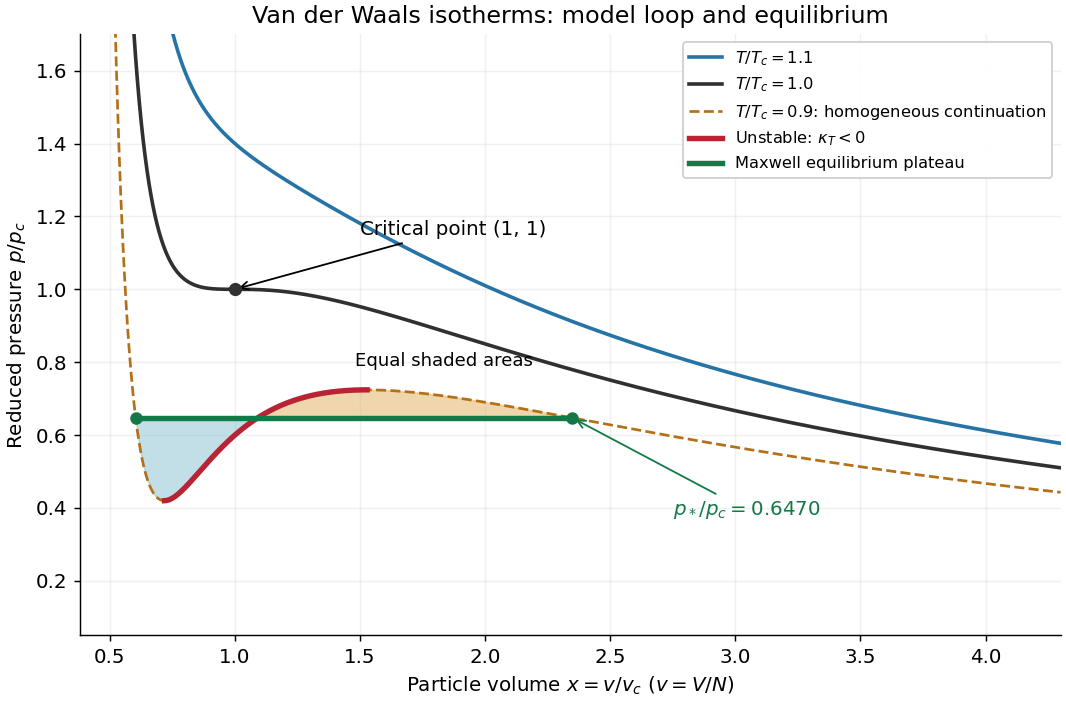

Source code (Python):
"""Plot particle-volume van der Waals isotherms; run from _media.

Tested with Python 3.14, NumPy 2.3.5 and Matplotlib 3.10.7.
All curves are model calculations, never fitted experimental data.
"""

from pathlib import Path

import matplotlib.pyplot as plt
import numpy as np


def pressure(volume, temperature):
    return 8 * temperature / (3 * volume - 1) - 3 / volume**2


def slope(volume, temperature):
    return -24 * temperature / (3 * volume - 1)**2 + 6 / volume**3


def spinodals(temperature):
    roots = np.roots([4 * temperature, -9, 6, -1])
    physical = sorted(r.real for r in roots if abs(r.imag) < 1e-8 and r.real > 1 / 3)
    if len(physical) != 2:
        raise ValueError("Two physical spinodals require 0 < reduced T < 1")
    return np.array(physical)


def physical_roots(p, temperature):
    roots = np.roots([3 * p, -(p + 8 * temperature), 9, -3])
    physical = sorted(r.real for r in roots if abs(r.imag) < 1e-8 and r.real > 1 / 3)
    if len(physical) != 3:
        raise ValueError("Coexistence requires three real roots above the pole")
    return np.array(physical)


def area(p, temperature, roots):
    liquid, _, gas = roots
    return (8 * temperature / 3 * np.log((3 * gas - 1) / (3 * liquid - 1))
            + 3 * (1 / gas - 1 / liquid) - p * (gas - liquid))


def coexistence(temperature):
    low_v, high_v = spinodals(temperature)
    low_p = max(0.0, pressure(low_v, temperature))
    high_p = pressure(high_v, temperature)
    margin = (high_p - low_p) * 1e-9
    low_p += margin
    high_p -= margin
    assert area(low_p, temperature, physical_roots(low_p, temperature)) > 0
    assert area(high_p, temperature, physical_roots(high_p, temperature)) < 0
    for _ in range(80):
        mid = (low_p + high_p) / 2
        roots = physical_roots(mid, temperature)
        if area(mid, temperature, roots) > 0:
            low_p = mid
        else:
            high_p = mid
    p = (low_p + high_p) / 2
    roots = physical_roots(p, temperature)
    assert abs(area(p, temperature, roots)) < 2e-11
    assert np.max(abs(pressure(roots, temperature) - p)) < 2e-10
    assert np.all(roots > 1 / 3)
    return p, roots


def main():
    plt.rcParams.update({"font.size": 11, "axes.spines.top": False, "axes.spines.right": False})
    fig, ax = plt.subplots(figsize=(8.2, 5.4), layout="constrained", facecolor="white")
    x = np.linspace(0.38, 4.3, 3000)
    for t, color in [(1.1, "#2673a5"), (1.0, "#303030")]:
        ax.plot(x, pressure(x, t), color=color, lw=2, label=fr"$T/T_c={t:.1f}$")
    t = 0.9
    ps, roots = coexistence(t)
    liquid, middle, gas = roots
    left, right = spinodals(t)
    ax.plot(x, pressure(x, t), color="#b47016", lw=1.5, ls="--", label=r"$T/T_c=0.9$: homogeneous continuation")
    unstable = np.linspace(left, right, 250)
    ax.plot(unstable, pressure(unstable, t), color="#b92434", lw=3, label=r"Unstable: $\kappa_T<0$")
    for a, b, color in [(liquid, middle, "#9acbd8"), (middle, gas, "#e7bc75")]:
        segment = np.linspace(a, b, 350)
        ax.fill_between(segment, pressure(segment, t), ps, color=color, alpha=0.6)
    ax.plot([liquid, gas], [ps, ps], color="#137a47", lw=3, label="Maxwell equilibrium plateau")
    ax.scatter([liquid, gas], [ps, ps], color="#137a47", s=35, zorder=5)
    ax.scatter([1], [1], color="#303030", s=40, zorder=5)
    ax.annotate("Critical point (1, 1)", (1, 1), (1.5, 1.15), arrowprops={"arrowstyle": "->"})
    ax.annotate(fr"$p_*/p_c={ps:.4f}$", (gas, ps), (2.75, 0.38), arrowprops={"arrowstyle": "->", "color": "#137a47"}, color="#137a47")
    ax.text(1.48, 0.79, "Equal shaded areas", fontsize=10)
    ax.set(xlim=(0.38, 4.3), ylim=(0.05, 1.7), xlabel=r"Particle volume $x=v/v_c$ ($v=V/N$)", ylabel=r"Reduced pressure $p/p_c$", title="Van der Waals isotherms: model loop and equilibrium")
    ax.legend(loc="upper right", fontsize=9, framealpha=0.95)
    ax.grid(alpha=0.18)
    fig.savefig(Path(__file__).stem + ".png", dpi=130, facecolor="white", transparent=False)
    plt.close(fig)


if __name__ == "__main__":
    main()
